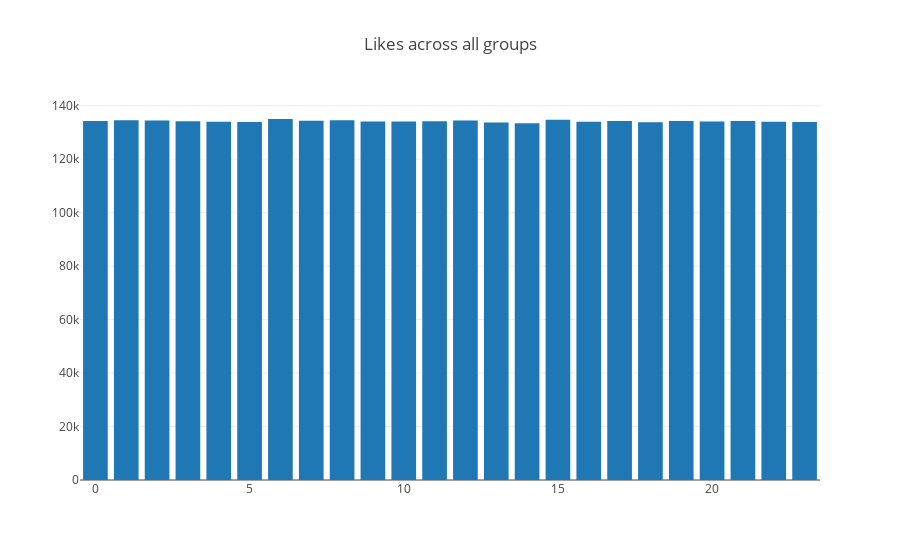

Here is the notebook cell this chart was saved with:
### Code cell
val activity_by_timesplot = df.where($"target" === 1).groupBy("time_slot").count().orderBy($"time_slot").collect()

val trace1 = Bar(
    activity_by_timesplot.map(_.getString(0)).toSeq,
    activity_by_timesplot.map(_.getLong(1)).toSeq
)

plot(Seq(trace1), Layout(title = "Likes across all groups"))

### Figure 1 — Plotly figure (JSON) as saved in the notebook; plotly's stock layout.template omitted (floating-point values rounded to 4 significant figures)
{"data": [{"type": "bar", "x": ["00", "01", "02", "03", "04", "05", "06", "07", "08", "09", "10", "11", "12", "13", "14", "15", "16", "17", "18", "19", "20", "21", "22", "23"], "y": [134229, 134538, 134496, 134179, 133968, 133884, 135019, 134367, 134578, 134087, 134052, 134206, 134449, 133734, 133385, 134707, 133944, 134309, 133770, 134280, 134101, 134298, 133944, 133905]}], "layout": {"title": "Likes across all groups"}}
